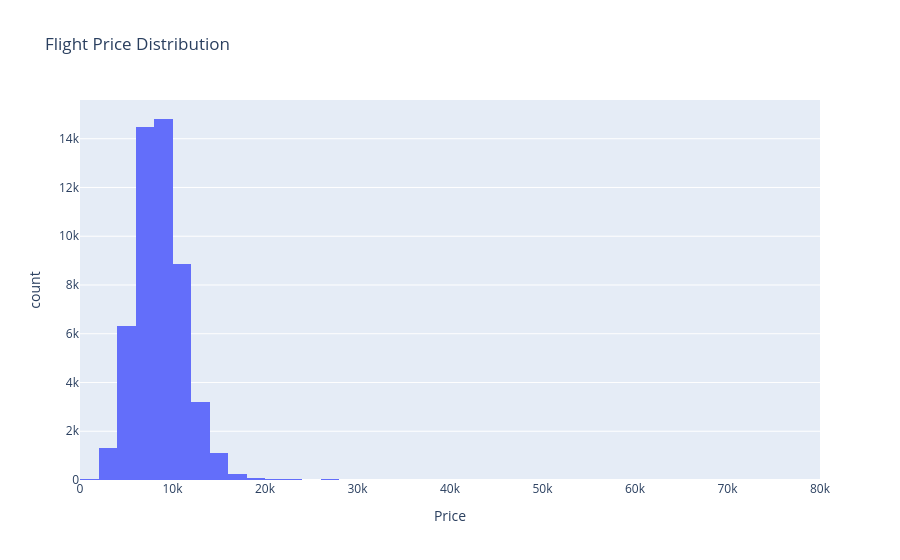

Write notebook code for a chart like this one.
### Code cell
fig = px.histogram(
    df,
    x="Price",
    nbins=50,
    title="Flight Price Distribution"
)

fig.show()

### Figure 1 — Plotly figure (JSON) as saved in the notebook; plotly's stock layout.template omitted (floating-point values rounded to 4 significant figures; data arrays with more than 128 entries replaced by an {"elided": "..."} marker saying what was removed)
{"data": [{"alignmentgroup": "True", "bingroup": "x", "hovertemplate": "Price=%{x}<br>count=%{y}<extra></extra>", "legendgroup": "", "marker": {"color": "#636efa", "pattern": {"shape": ""}}, "name": "", "nbinsx": 50, "offsetgroup": "", "orientation": "v", "showlegend": false, "type": "histogram", "x": {"elided": "50683 int values"}, "xaxis": "x", "yaxis": "y"}], "layout": {"barmode": "relative", "legend": {"tracegroupgap": 0}, "title": {"text": "Flight Price Distribution"}, "xaxis": {"anchor": "y", "domain": [0, 1], "title": {"text": "Price"}}, "yaxis": {"anchor": "x", "domain": [0, 1], "title": {"text": "count"}}}}
